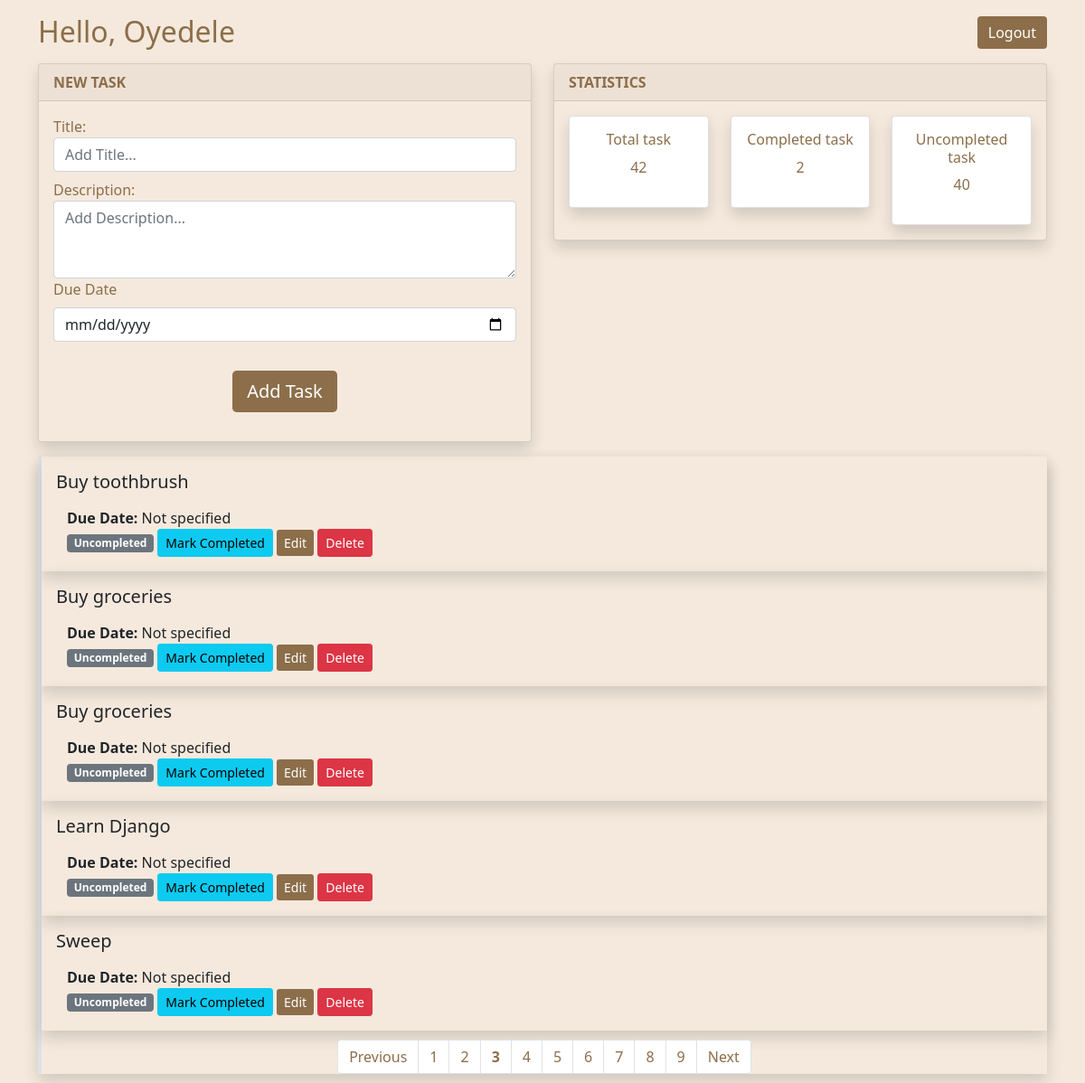
/list?page=3 (signed in), run on the app's committed database.
### database.py (models this page shows, shortened)
class Reg(db.Model, UserMixin):
    idd = db.Column(db.String, primary_key=True, default=lambda: str(uuid4()))
    last_name = db.Column(db.String(50), nullable=False)
    first_name = db.Column(db.String(50), nullable=False)
    email = db.Column(db.String(50), nullable=False, unique=True)
    password = db.Column(db.String(80), nullable=False)

class Todo(db.Model):
    id = db.Column(db.Integer, primary_key=True)
    reg_id = db.Column(db.String, db.ForeignKey('reg.idd'), nullable=False)
    title = db.Column(db.String(150), nullable=False)
    description = db.Column(db.String(500))
    complete = db.Column(db.Boolean, default=False)
    due_date = db.Column(db.Date)
    created_at = db.Column(db.DateTime, default=datetime.utcnow)

### app.py (the view)
@app.route('/list', methods=['GET', 'POST'])
@login_required
def list():
    if current_user.is_authenticated:
        todo_list = Todo.query.filter_by(reg_id=current_user.idd).order_by(Todo.created_at.desc()).all()
        total_todo = Todo.query.filter_by(reg_id=current_user.idd).count()
        completed_todo = Todo.query.filter_by(reg_id=current_user.idd).filter_by(complete=True).count()
        uncompleted_todo = Todo.query.filter_by(reg_id=current_user.idd).filter_by(complete=False).count()
        page = request.args.get('page', 1, type=int)
        per_page = 5
        start = (page - 1) * per_page
        end = start + per_page
        total_pages = (total_todo + per_page - 1) // per_page
        task_on_page = todo_list[start:end]
        return render_template('dashboard/list.html', **locals())
    else:
        flash('Please log in to access this page.', 'error')
        return redirect(url_for('login'))

### app.py (called while the page is built)
@login_manager.user_loader
def load_user(reg_idd):
    return Reg.query.get(str(reg_idd))

### templates/dashboard/list.html (shortened to what this page needs)
{% extends 'bootstrap/index.html' %}
{% block content %}
    <head>
        <link rel="stylesheet" type="text/css" href="{{ url_for('static', filename='styles.css') }}">
    </head>
    <div class="container">
        <div class="d-flex">
            <div class="flex-fill">
                <h2 class="mb-3 mt-3 custom-textt">Hello, {{ current_user.first_name }}</h2>
            </div>
            <div class="flex-shrink-1 align-content-end">
                <div class="mb-3 mt-3">
                    <a href="{{url_for('logout')}}" class="btn btn-secondary custom-bg">Logout</a>
                </div>
            </div>
        </div>
        <div class="row">
            <div class="col-md-6">
                <div class="card shadow bg custom-textt">
                    <div class="card-header"><b>NEW TASK</b></div>
                    <div class="card-body">
                        <form action="/add" class="mb-3" method="post">
                            <label for="">Title: </label>
                            <input class="form-control" type="text" name="title1" id="" placeholder="Add Title...">
                            <label class="mt-2" for="">Description: </label>
                            <textarea class="form-control" name="description1" id="description" rows="3"
                                placeholder="Add Description..."></textarea>
                            <div class="mb-3">
                                <label for="dueDateInput" class="form-label">Due Date</label>
                                <input type="date" class="form-control" id="dueDateInput" name="due_date">
                            </div>
                            <div class="col-md-12 text-center">
                                <input class="btn mt-3 btn-lg btn-secondary custom-bg" type="submit" value="Add Task">
                            </div>
                        </form>
                    </div>
                </div>
            </div>
            <div class="col-md-6">
                <div class="card shadow bg custom-textt">
                    <div class="card-header "><b>STATISTICS</b></div>
                    <div class="card-body">
                        <div class="row">
                            <div class="col-md-4">
                                <div class="card shadow">
                                    <div class="card-body text-center">
                                        <h6>Total task</h6>
                                        <p class="text-center">{{total_todo}}</p>
                                    </div>
                                </div>
                            </div>
                            <div class="col-md-4">
                                <div class="card shadow">
                                    <div class="card-body text-center">
                                        <h6>Completed task</h6>
                                        <p class="text-center">{{completed_todo }}</p>
                                    </div>
                                </div>
                            </div>
                            <div class="col-md-4">
                                <div class="card shadow">
                                    <div class="card-body text-center">
                                        <h6>Uncompleted task</h6>
                                        <p class="text-center">{{uncompleted_todo}}</p>
                                    </div>
                                </div>
                            </div>
                        </div>
                    </div>
                </div>
            </div>
        </div>
        <div class="border-start border-4 shadow mt-3">
            {% for todo in task_on_page %}
            <div class="card-body shadow">
                <h5 class="mb-0">{{ todo.title }}</h5>
                <p class="container-fluid mb-0"><b>Due Date:</b> {{ todo.due_date.strftime('%Y-%m-%d') if todo.due_date else 'Not specified' }}</p>
                <div class="container-fluid">
                    {% if todo.complete %}
                    <span class="badge bg-success">Completed</span>
                    {% else %}
                    <span class="badge bg-secondary">Uncompleted</span>
                    {% endif %}
                    <a class="btn btn-sm btn-info" href="/update/{{ todo.id }}">Mark Completed</a>
                    <button type="button" class="btn btn-sm btn-secondary custom-bg" data-bs-toggle="modal" data-bs-target="#editModal{{ todo.id }}">
                        Edit
                    </button>
                    <a class="btn btn-sm btn-danger" href="/delete/{{ todo.id }}">Delete</a>
                </div>
            </div>
            {% endfor %}
            <ul class="pagination pig">
                <li class="page-item">
                    {% if page > 1 %}
                        <a class="page-link pig-li" href="{{ url_for('list', page=page-1) }}">Previous</a>
                    {% endif %}
                </li>
                {% for num in range(1, total_pages + 1) %}
                <li class="page-item">
                    {% if num != page %}
                    <a class="page-link pig-li" href="{{ url_for('list', page=num) }}">{{ num }}</a>
                    {% else %}
                    <strong class="page-link pig-li">{{ num }}</strong>
                    {% endif %}
                </li>
                {% endfor %}
                <li class="page-item">
                    {% if page < total_pages %}
                        <a class="page-link pig-li" href="{{ url_for('list', page=page+1) }}">Next</a>
                    {% endif %}
                </li>
            </ul>
        </div>
    </div>
{% endblock %}

### static/styles.css (style rules this page uses)
body { background-color: rgb(245, 233, 221) !important; }
.custom-bg { background-color: rgb(140, 110, 74) !important; border: none !important; outline: none !important; }
.custom-textt { color: rgb(140, 110, 74) !important; }
.bg { background-color: rgb(245, 233, 221) !important; }
.pig { margin-top: 10px !important; margin-bottom: 10px !important; justify-content: center !important; }
.pig-li { color: rgb(140, 110, 74) !important; }

### data on the page
Reg: first_name "Oyedele"
Todo: title "Buy toothbrush", due_date "Not specified", complete "Uncompleted"
Todo: title "Buy groceries", due_date "Not specified", complete "Uncompleted"
Todo: title "Buy groceries", due_date "Not specified", complete "Uncompleted"
Todo: title "Learn Django", due_date "Not specified", complete "Uncompleted"
Todo: title "Sweep", due_date "Not specified", complete "Uncompleted"

### other printed values
{{ total_todo }} "42"
{{ completed_todo }} "2"
{{ uncompleted_todo }} "40"
{{ num }} "1" "2" "4" "5" "6" "7" "8" "9"
{{ num }} "3"
